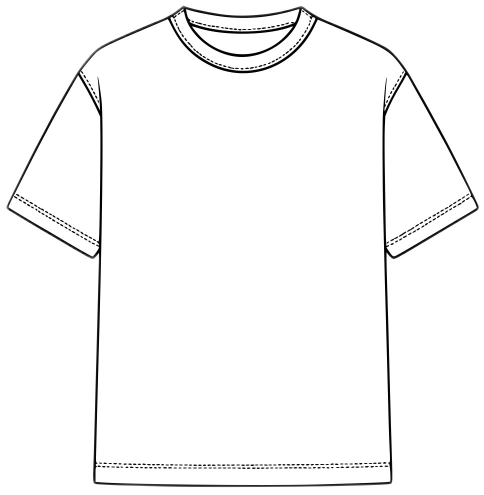
#> input picture scripts/collar/refs/sleeve-isolation-tee.jpg, 968 x 989 px (shown at 1/2 size)
$ python -i draw_collar.py   (imports and definitions only)
#> lines starting #> are read from the running program, lines starting #| are printed output that depends on the picture; after the words box and inside, x2 and y2 are one past the last pixel; in counts of white or black regions, pixels touching at a corner belong together
"""Black-and-white construction line art of only the collar.

Photo sets the *shape* (crew / V / mock+gusset). The drawing is always a
closed ribbed ring on a white page — same language as the slim V-neck.
"""
from __future__ import annotations

from dataclasses import dataclass

import numpy as np
from PIL import Image, ImageDraw, ImageFilter, ImageOps

DS = 3
PAGE = 1024
BAND = 52.0
MOCK_BAND = 76.0
BACK_BAND = 34.0
LEG_BOW = 14.0
BACK_LIFT = 22.0
MITRE_LIMIT = 1.35
EDGE_W = 4.0
RIB_PITCH = 8.0
RIB_W = 2.2
RIB_START = 2.5
STITCH_GAP = 6.0
STITCH_W = 2.2
STITCH_ON = 8.0
STITCH_OFF = 6.0

# Inner shoulder corners on the construction page. Outer extrema of the
# finished drawing map onto the slim crew socket (354, 210) / (671, 210).
LEFT = np.array([268.0, 410.0])
RIGHT = np.array([756.0, 410.0])

W = H = PAGE


@dataclass
class CollarShape:
    kind: str
    depth: float
    band: float
    gusset: float
    oval: bool


def quad(p0, p1, p2, n: int) -> np.ndarray:
    t = np.linspace(0.0, 1.0, n)[:, None]
    return (1 - t) ** 2 * p0 + 2 * (1 - t) * t * p1 + t**2 * p2


# [12 lines left out: function resample, not called in this run]


def polygon_area(points: np.ndarray) -> float:
    x, y = points[:, 0], points[:, 1]
    return abs(np.dot(x, np.roll(y, -1)) - np.dot(y, np.roll(x, -1))) / 2.0


# [16 lines left out: function outward_offset, not called in this run]


def ellipse(cx: float, cy: float, rx: float, ry: float, n: int = 320) -> np.ndarray:
    t = np.linspace(0.0, 2.0 * np.pi, n, endpoint=False) - np.pi
    return np.stack([cx + rx * np.cos(t), cy + ry * np.sin(t)], 1)


def canvas():
    img = Image.new("L", (PAGE * DS, PAGE * DS), 0)
    return img, ImageDraw.Draw(img)


def to_mask(img: Image.Image) -> np.ndarray:
    return np.asarray(img.resize((PAGE, PAGE), Image.LANCZOS)) >= 128


def xy(points: np.ndarray):
    return [(float(x) * DS, float(y) * DS) for x, y in points]


# [55 lines left out: functions rib_pairs, draw_ribs, draw_edges, not called in this run]


def _edge_map(photo: Image.Image) -> np.ndarray:
    grey = ImageOps.autocontrast(photo.convert("L"), cutoff=1)
    blur = grey.filter(ImageFilter.GaussianBlur(radius=1.4))
    arr = np.abs(np.asarray(grey, np.int16) - np.asarray(blur, np.int16))
    return arr >= max(18, int(np.percentile(arr, 82)))


def read_shape(photo: Image.Image) -> CollarShape:
    """Proportions from the photo — not a separate pipeline per neck type."""
    w, h = photo.size
    edges = _edge_map(photo)
    ys, xs = np.where(edges)
    if xs.size < 80:
        grey = np.asarray(photo.convert("L"))
        ys, xs = np.where(grey < np.median(grey) - 8)
    if xs.size < 80:
        return CollarShape("crew", 0.22, BAND, 0.0, False)

    keep = ys < int(h * 0.88)
    xs, ys = xs[keep], ys[keep]
    x0, x1 = int(np.percentile(xs, 5)), int(np.percentile(xs, 95))
    width = max(40.0, float(x1 - x0))
    cx = (x0 + x1) / 2.0

    def high(x_lo, x_hi):
        col = (xs >= x_lo) & (xs <= x_hi)
        return float(ys[col].min()) if np.any(col) else float(np.percentile(ys, 8))

    left_y = high(x0, x0 + width * 0.14)
    right_y = high(x1 - width * 0.14, x1)
    shoulder_y = (left_y + right_y) / 2.0
    mid = np.abs(xs - cx) < width * 0.14
    apex_y = float(ys[mid].max()) if np.any(mid) else shoulder_y + width * 0.22
    depth = (apex_y - shoulder_y) / width
    closeup = left_y < h * 0.10 and right_y < h * 0.10

    if closeup:
        # Standing mock/funnel: round opening, optional CF gusset below the join.
        gusset = float(np.clip(depth, 0.12, 0.40))
        return CollarShape("mock", 0.16, MOCK_BAND, gusset, True)
    if depth > 0.28:
        return CollarShape("vneck", float(np.clip(depth, 0.32, 0.82)), BAND, 0.0, False)
    return CollarShape("crew", 0.22, BAND, 0.0, False)


# [75 lines left out: functions inner_ring, lift_back, add_gusset, render_lineart, not called in this run]

>>> from PIL import Image
>>> picture = Image.open('refs/sleeve-isolation-tee.jpg')
#> picture is the input picture: PIL image 968x989 RGB; min 0, max 255, mean 248.2
>>> result = read_shape(picture)
#> in _edge_map, `blur = grey.filter(ImageFilter.GaussianBlur(radius=1.4))`:
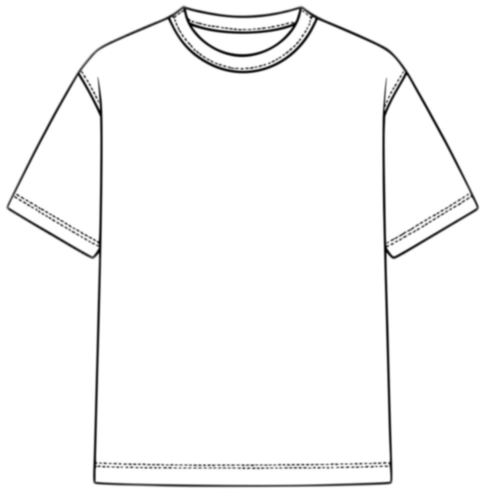
#> blur: PIL image 968x989 L (shown at 1/2 size); min 0, max 255, mean 248
#> in _edge_map, `arr = np.abs(np.asarray(grey, np.int16) - np.asarray(blur, np.int16))`:
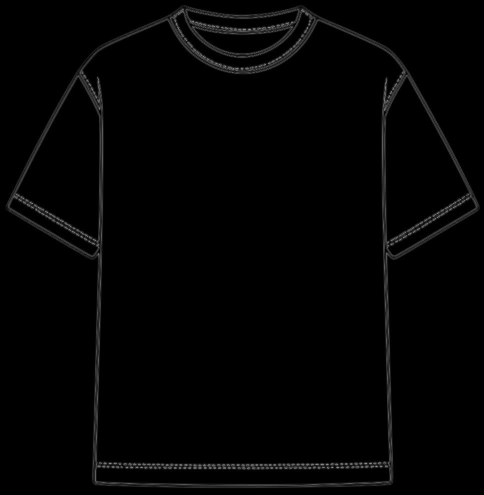
#> arr: shape (989, 968) int16 (shown at 1/2 size); min 0, max 179, mean 3.3
#> in _edge_map, `return arr >= max(18, int(np.percentile(arr, 82)))`:
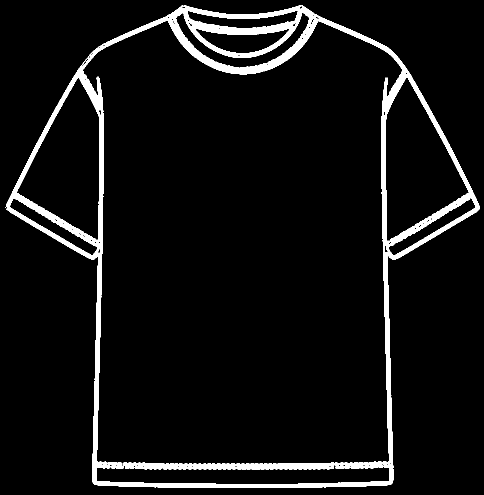
#> returned value: shape (989, 968) bool (shown at 1/2 size); 5.9% white; 1 white region, box (x1, y1, x2, y2) and area: (11, 10, 959, 976) 56602
#> in read_shape, `x0, x1 = int(np.percentile(xs, 5)), int(np.percentile(xs, 95))`: x0 = 74; x1 = 897
#> in read_shape, `width = max(40.0, float(x1 - x0))`: width = 823
#> in read_shape, `cx = (x0 + x1) / 2.0`: cx = 485.5
#> in read_shape, `left_y = high(x0, x0 + width * 0.14)`: left_y = 100
#> in read_shape, `apex_y = float(ys[mid].max()) if np.any(mid) else shoulder_y + width *..`: apex_y = 148
#> in read_shape, `depth = (apex_y - shoulder_y) / width`: depth = 0.0583
#> in read_shape, `closeup = left_y < h * 0.10 and right_y < h * 0.10`: closeup = False

$ run again, on scripts/collar/refs/approved-standing-collar.png
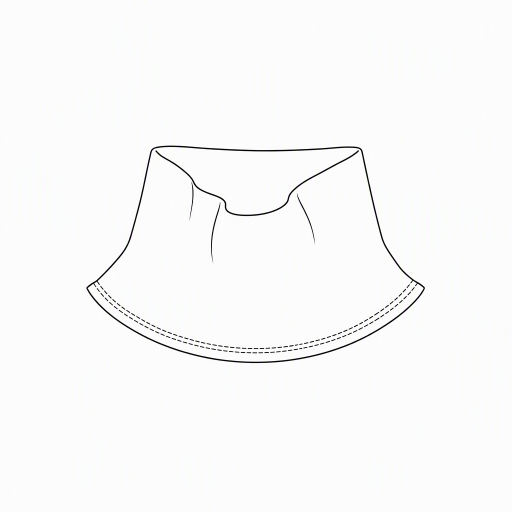
#> input picture scripts/collar/refs/approved-standing-collar.png, 1024 x 1024 px (shown at 1/2 size)
#> picture is the input picture: PIL image 1024x1024 RGB; mean R, G, B 249.8, 250, 249.9
#> in _edge_map, `arr = np.abs(np.asarray(grey, np.int16) - np.asarray(blur, np.int16))`:
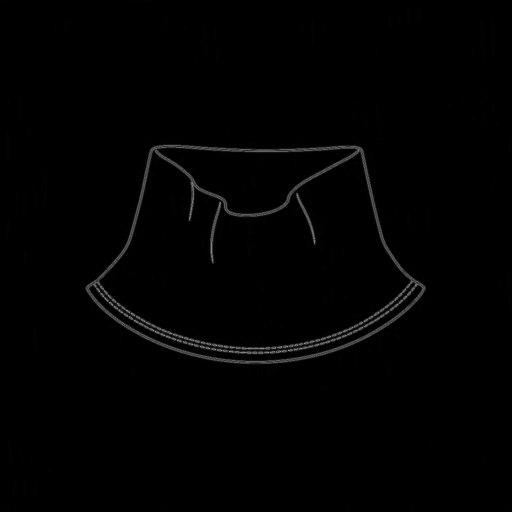
#> arr: shape (1024, 1024) int16 (shown at 1/2 size); min 0, max 181, mean 2
#> in _edge_map, `return arr >= max(18, int(np.percentile(arr, 82)))`:
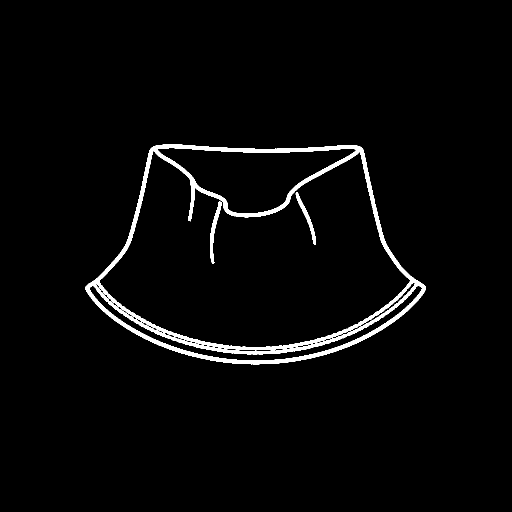
#> returned value: shape (1024, 1024) bool (shown at 1/2 size); 2.7% white; 3 white regions, box (x1, y1, x2, y2) and area: (171, 289, 852, 729) 26711, (420, 403, 443, 527) 822, (591, 385, 632, 489) 725
#> x0 = 217; x1 = 803
#> width = 586
#> cx = 510
#> left_y = 300
#> right_y = 294
#> shoulder_y = 297
#> apex_y = 728
#> depth = 0.735
#> closeup = False

$ run again, on scripts/collar/refs/azure-standing-collar-1.png
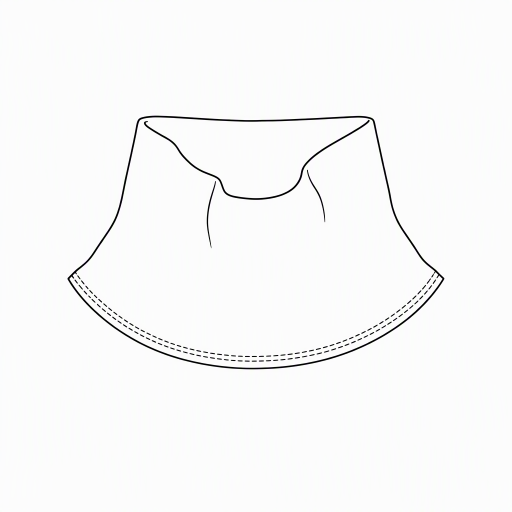
#> input picture scripts/collar/refs/azure-standing-collar-1.png, 1024 x 1024 px (shown at 1/2 size)
#> picture is the input picture: PIL image 1024x1024 RGB; mean R, G, B 249, 249.2, 249.2
#> in _edge_map, `arr = np.abs(np.asarray(grey, np.int16) - np.asarray(blur, np.int16))`:
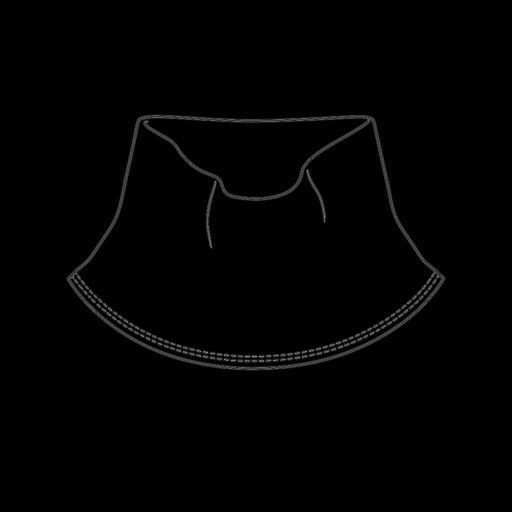
#> arr: shape (1024, 1024) int16 (shown at 1/2 size); min 0, max 189, mean 2
#> in _edge_map, `return arr >= max(18, int(np.percentile(arr, 82)))`:
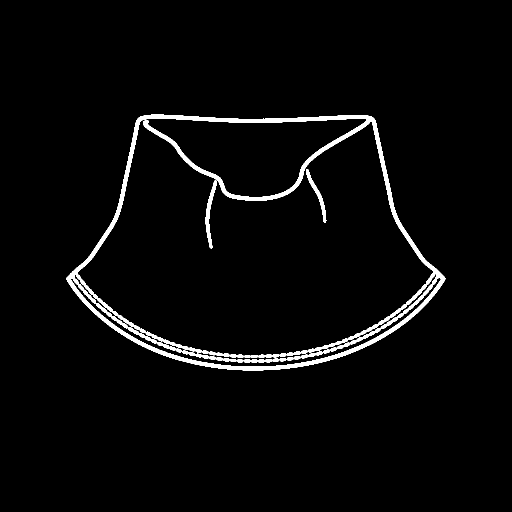
#> returned value: shape (1024, 1024) bool (shown at 1/2 size); 2.9% white; 7 white regions, largest, box (x1, y1, x2, y2) and area: (133, 229, 891, 741) 28240, (411, 361, 434, 497) 915, (612, 338, 653, 446) 739
#> x0 = 179; x1 = 844
#> width = 665
#> cx = 511.5
#> left_y = 242
#> apex_y = 740
#> depth = 0.749
#> closeup = False
